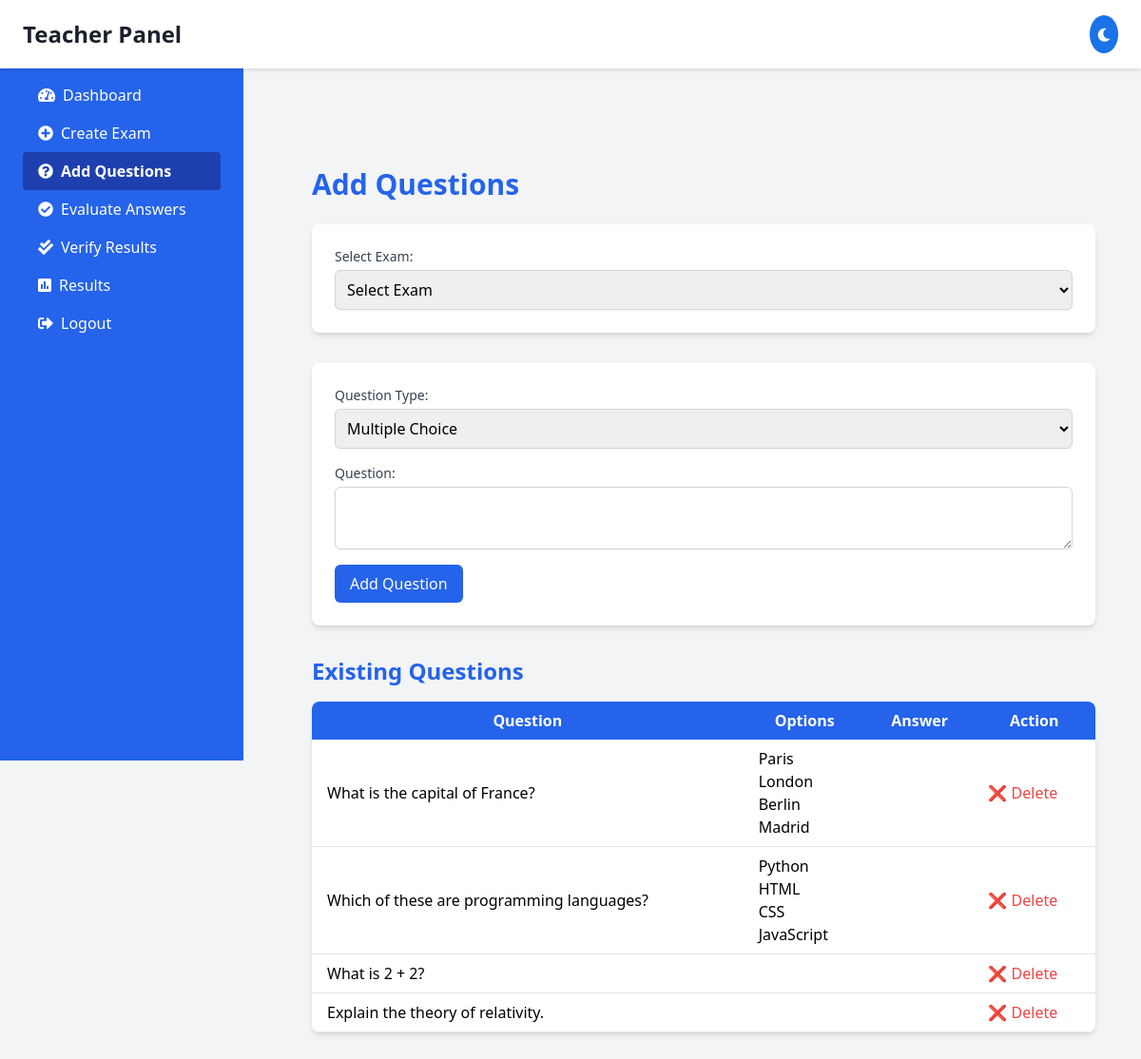
Screenshot of /teacher/add_questions.php?exam_id=1 with the database file from the repository.
### tables this page shows
CREATE TABLE `questions` (
  `id` int(11) NOT NULL,
  `exam_id` int(11) NOT NULL,
  `question_type` enum('multiple_choice','single_choice','short_answer','long_answer') NOT NULL,
  `question` text NOT NULL,
  `options` text DEFAULT NULL,
  `answer` text DEFAULT NULL,
  `created_at` timestamp NOT NULL DEFAULT current_timestamp(),
  `course_id` int(11) DEFAULT NULL,
  `correct_answer` longtext DEFAULT NULL CHECK (json_valid(`correct_answer`))
);

### teacher/add_questions.php (the view, shortened to what this page needs)
<?php
include('../config/database.php');
include('partials/header.php');
$selected_exam_id = $_GET['exam_id'] ?? '';
$questions = [];
if ($selected_exam_id) {
    $stmt = $conn->prepare("SELECT * FROM questions WHERE exam_id = ?");
    $stmt->bind_param("i", $selected_exam_id);
    $stmt->execute();
    $result_questions = $stmt->get_result();
    while ($row = $result_questions->fetch_assoc()) {
        $questions[] = $row;
    }
}
?>
<!DOCTYPE html>
<html lang="en">
<head>
    <script src="https://cdn.tailwindcss.com"></script>
    <link rel="stylesheet" href="https://cdnjs.cloudflare.com/ajax/libs/font-awesome/5.15.3/css/all.min.css">
</head>
<body class="bg-gray-100">
    <div class="main-content p-6 md:ml-6 mt-16">
        <h1 class="text-3xl font-bold text-blue-600 mb-6">Add Questions</h1>
        <form method="get" action="add_questions.php" class="bg-white p-6 rounded-lg shadow-md mb-8">
            <label class="block text-sm font-medium text-gray-700">Select Exam:</label>
            <select name="exam_id" onchange="this.form.submit()" required class="mt-1 block w-full p-2 border border-gray-300 rounded-md shadow-sm">
                <option value="">Select Exam</option>
            </select>
        </form>
        <?php if ($selected_exam_id): ?>
        <form method="post" action="add_questions.php" class="bg-white p-6 rounded-lg shadow-md mb-8">
            <div class="mb-4">
                <label class="block text-sm font-medium text-gray-700">Question Type:</label>
                <select name="question_type" id="question_type" required onchange="updateForm()" class="mt-1 block w-full p-2 border border-gray-300 rounded-md shadow-sm">
                    <option value="multiple_choice">Multiple Choice</option>
                </select>
            </div>
            <div class="mb-4">
                <label class="block text-sm font-medium text-gray-700">Question:</label>
                <textarea name="question" required class="mt-1 block w-full p-2 border border-gray-300 rounded-md shadow-sm"></textarea>
            </div>
            <button type="submit" class="bg-blue-600 text-white px-4 py-2 rounded-md hover:bg-blue-700 transition duration-200">Add Question</button>
        </form>
        <h2 class="text-2xl font-bold text-blue-600 mb-4">Existing Questions</h2>
        <div class="overflow-x-auto bg-white rounded-lg shadow-md">
            <table class="min-w-full">
                <thead class="bg-blue-600 text-white">
                    <tr>
                        <th class="px-4 py-2">Question</th>
                        <th class="px-4 py-2">Options</th>
                        <th class="px-4 py-2">Answer</th>
                        <th class="px-4 py-2">Action</th>
                    </tr>
                </thead>
                <tbody>
                    <?php if (!empty($questions)): ?>
                        <?php foreach ($questions as $row): ?>
                        <tr class="border-b hover:bg-gray-50">
                            <td class="px-4 py-2"><?php echo htmlspecialchars($row['question']); ?></td>
                            <td class="px-4 py-2">
                                <?php
                                $options = json_decode($row['options'], true);
                                if ($options) {
                                    echo implode("<br>", array_map("htmlspecialchars", $options));
                                }
                                ?>
                            </td>
                            <td class="px-4 py-2"><?php echo htmlspecialchars(implode(", ", json_decode($row['answer'], true) ?? [])); ?></td>
                            <td class="px-4 py-2">
                                <a href="add_questions.php?delete=<?php echo $row['id']; ?>&exam_id=<?php echo $selected_exam_id; ?>"
                                   onclick="return confirm('Are you sure you want to delete this question?')"
                                   class="text-red-500 hover:text-red-700 transition duration-200">
                                   ❌ Delete
                                </a>
                            </td>
                        </tr>
                        <?php endforeach; ?>
                    <?php else: ?>
                        <tr><td colspan="4" class="px-4 py-2 text-center">No questions added yet.</td></tr>
                    <?php endif; ?>
                </tbody>
            </table>
        </div>
        <?php endif; ?>
    </div>
</body>
</html>

### teacher/partials/header.php (style rules this page uses)
body { display: flex; flex-direction: column; min-height: 100vh; }
.main-content { flex: 1; overflow-y: auto; }

### rows the page displays
questions: question "What is the capital of France?", options "Paris London Berlin Madrid"
questions: question "Which of these are programming languages?", options "Python HTML CSS JavaScript"
questions: question "What is 2 + 2?"
questions: question "Explain the theory of relativity."
